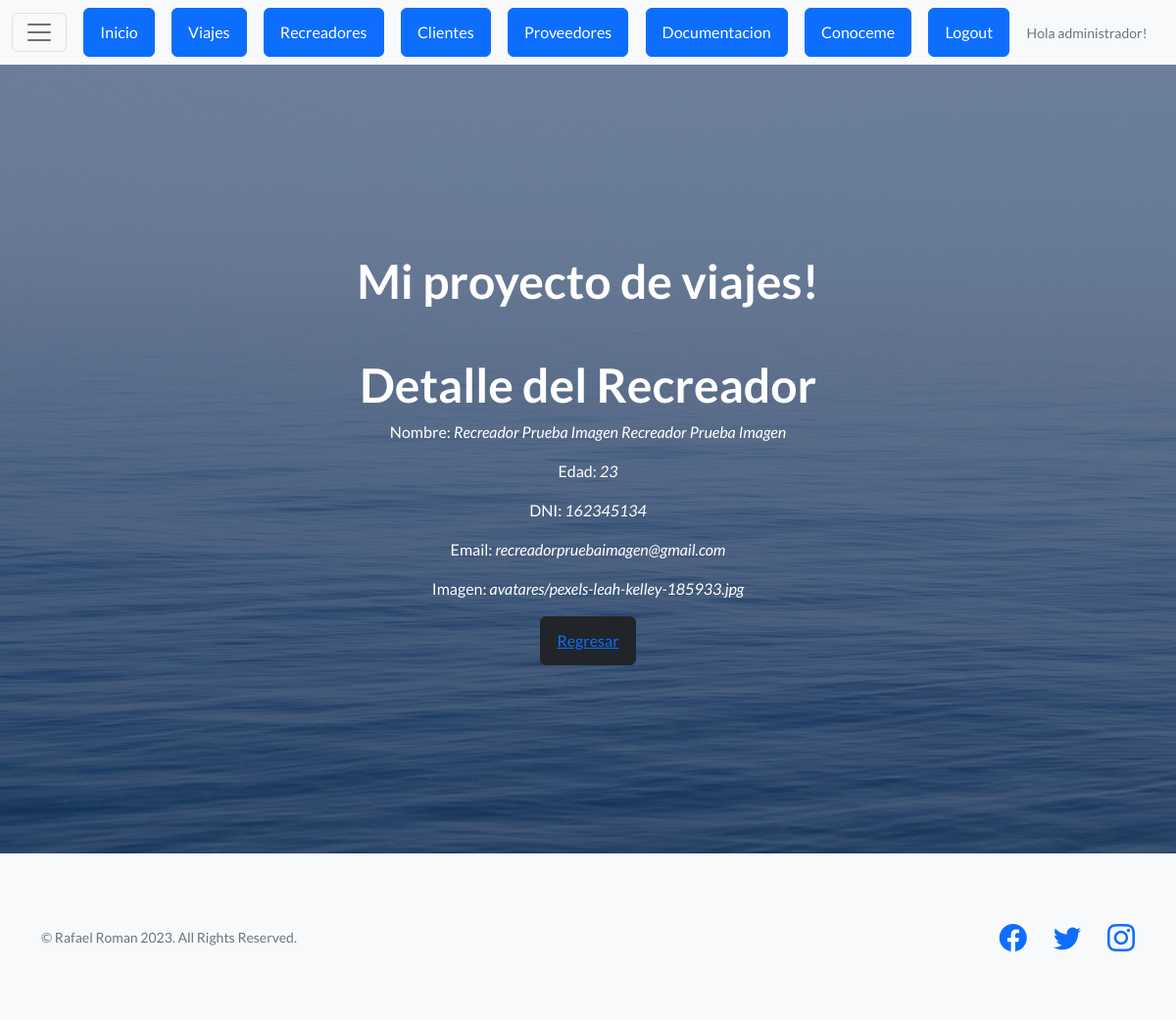
The page /proyecto/recreadores/detalle//7/ (signed in) on the database as committed earlier.
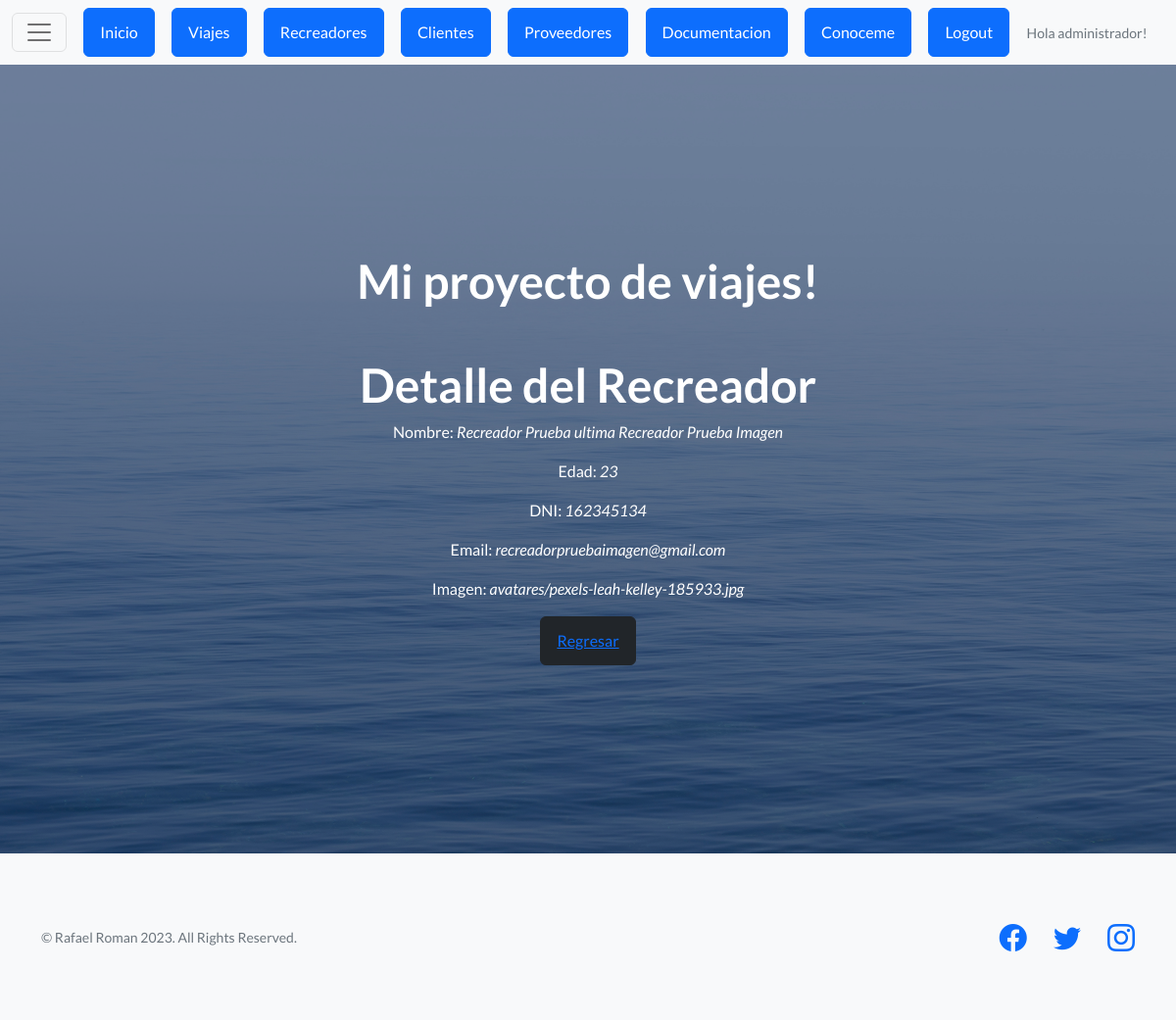
The same page on the database as committed later.
### appexcursiones/models.py (models this page shows, shortened)
class Recreadores(models.Model):
   nombre = models.CharField(max_length=50)
   apellido = models.CharField(max_length=50)
   dni = models.IntegerField()
   edad = models.IntegerField()
   email= models.EmailField(max_length=80)
   imagen_viaj= models.ImageField(null=True, blank=True, upload_to="media")

### appexcursiones/views.py (the view)
# urls.py: path('recreadores/detalle//<pk>/', views.RecreadoresDetailViews.as_view(), name="proyecto-recreadores-detail"),
class RecreadoresDetailViews(LoginRequiredMixin, DetailView):
    model = Recreadores
    template_name = "Appnuevo/recreadores_detail.html"

### appexcursiones/templates/Appnuevo/recreadores_detail.html
{% extends "Appnuevo/base.html" %}
{% load static %}
{% block contenido %}
<h1>Detalle del Recreador</h1>
<p>Nombre: <i>{{recreadores.nombre}} {{recreadores.apellido}}</i></p>
<p>Edad: <i>{{recreadores.edad}}</i></p>
<p>DNI: <i>{{recreadores.dni}}</i></p>
<p>Email: <i>{{recreadores.email}}</i></p>
<p>Imagen: <i>{{recreadores.imagen_viaj}}</i></p>
<button type="button" class="btn btn-dark"><a href="{% url 'proyecto-recreadores-list' %}">Regresar</a></button>
{% endblock contenido %}

Rows that differ between the two databases and show on the page:
changed Recreadores "Recreador Prueba Imagen": nombre "Recreador Prueba Imagen" → "Recreador Prueba ultima"
